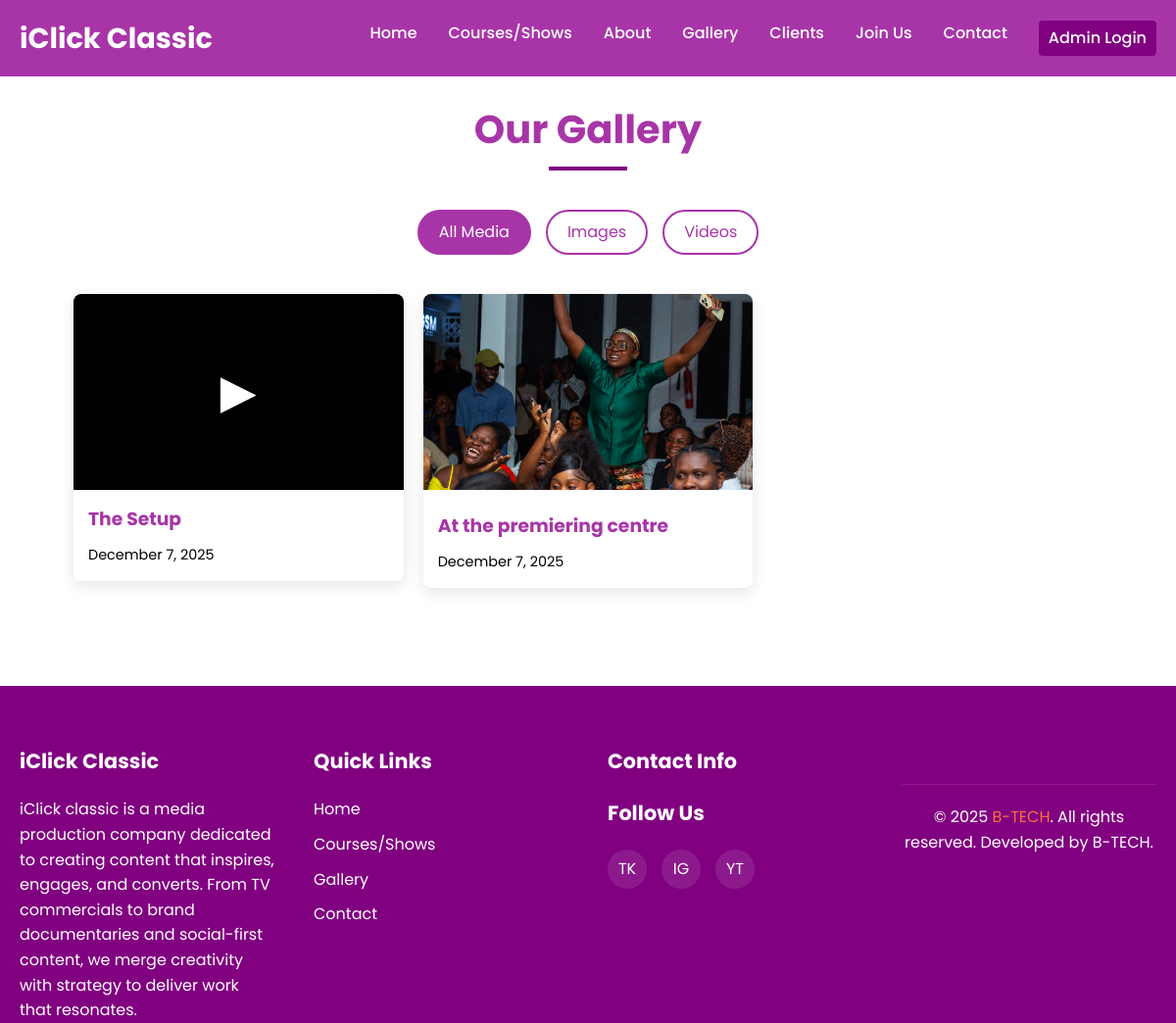
/gallery.php, run on the app's committed database.
### tables this page shows
CREATE TABLE IF NOT EXISTS `gallery` (
  `id` int NOT NULL AUTO_INCREMENT,
  `title` varchar(255) DEFAULT NULL,
  `description` text,
  `type` enum('image','video') DEFAULT 'image',
  `file_path` varchar(255) DEFAULT NULL,
  `created_at` timestamp NULL DEFAULT CURRENT_TIMESTAMP,
  PRIMARY KEY (`id`)
);

### gallery.php (the view, shortened to what this page needs)
<?php include 'includes/header.php'; ?>
<section class="gallery-section">
    <div class="container">
        <h2 class="section-title">Our Gallery</h2>
        <?php
        include 'includes/db.php';
        $filter = isset($_GET['type']) ? $_GET['type'] : 'all';
        $whereClause = '';
        $stmt = $pdo->query("SELECT * FROM gallery $whereClause ORDER BY created_at DESC");
        $galleryItems = $stmt->fetchAll(PDO::FETCH_ASSOC);
        ?>
        <div class="filter-buttons">
            <a href="gallery.php?type=all" class="filter-btn <?php echo $filter === 'all' ? 'active' : ''; ?>">All Media</a>
            <a href="gallery.php?type=images" class="filter-btn <?php echo $filter === 'images' ? 'active' : ''; ?>">Images</a>
            <a href="gallery.php?type=videos" class="filter-btn <?php echo $filter === 'videos' ? 'active' : ''; ?>">Videos</a>
        </div>
        <div class="gallery-grid" style="display: grid; grid-template-columns: repeat(auto-fill, minmax(300px, 1fr)); gap: 20px; margin-top: 30px;">
            <?php foreach($galleryItems as $item): ?>
            <div class="gallery-item fade-in" data-src="assets/<?php echo $item['type'] === 'image' ? 'images/gallery/' : 'videos/'; ?><?php echo $item['file_path']; ?>" data-type="<?php echo $item['type']; ?>">
                <div class="gallery-card" style="background: white; border-radius: 8px; overflow: hidden; box-shadow: 0 5px 15px rgba(0,0,0,0.1); transition: transform 0.3s ease;">
                    <?php if($item['type'] === 'image'): ?>
                        <img src="assets/images/gallery/<?php echo $item['file_path']; ?>" alt="<?php echo htmlspecialchars($item['title']); ?>" style="width: 100%; height: 200px; object-fit: cover;">
                    <?php else: ?>
                        <div style="position: relative; height: 200px; background: #000; display: flex; align-items: center; justify-content: center;">
                            <video style="width: 100%; height: 100%; object-fit: cover;" poster="assets/images/video-poster.jpg">
                                <source src="assets/videos/<?php echo $item['file_path']; ?>" type="video/mp4">
                            </video>
                            <div style="position: absolute; top: 50%; left: 50%; transform: translate(-50%, -50%); color: white; font-size: 3rem;">▶</div>
                        </div>
                    <?php endif; ?>
                    <div style="padding: 15px;">
                        <h3 style="color: var(--teal); margin-bottom: 10px;"><?php echo htmlspecialchars($item['title']); ?></h3>
                        <p style="color: var(--text-color); font-size: 0.9rem;"><?php echo date('F j, Y', strtotime($item['created_at'])); ?></p>
                    </div>
                </div>
            </div>
            <?php endforeach; ?>
        </div>
    </div>
</section>
<?php include 'includes/footer.php'; ?>

### assets/css/style.css (style rules this page uses)
:root { --orange: purple; --orange-light: rgb(241, 101, 241); --orange-dark: yellow; --teal: rgb(168, 53, 168); --teal-light: light purple; --teal-dark: purple; --white: #FFFFFF; --light-gray: #F5F5F5; --dark-gray: hsl(0, 5%, 32%); --text-color: rgb(0, 0, 0); }
* { margin: 0; padding: 0; box-sizing: border-box; }
body { font-family: 'Poppins', sans-serif; line-height: 1.6; color: var(--text-color); background-color: var(--white); }
a { text-decoration: none; color: inherit; }
.container { width: 90%; max-width: 1200px; margin: 0 auto; padding: 0 15px; }
.section-title { text-align: center; margin-bottom: 50px; color: var(--teal); font-size: 2.5rem; position: relative; }
.section-title::after { content: ''; position: absolute; bottom: -10px; left: 50%; transform: translateX(-50%); width: 80px; height: 4px; background-color: var(--orange); }
.filter-buttons { display: flex; justify-content: center; gap: 15px; margin-bottom: 40px; }
.filter-btn { padding: 8px 20px; background-color: white; border: 2px solid var(--teal); color: var(--teal); border-radius: 30px; cursor: pointer; transition: all 0.3s ease; }
.filter-btn.active, .filter-btn:hover { background-color: var(--teal); color: white; }
.gallery-section { padding: 100px 0; }
.fade-in { opacity: 0; transform: translateY(30px); transition: opacity 0.8s ease, transform 0.8s ease; }
.fade-in.visible { opacity: 1; transform: translateY(0); }
.gallery-grid { display: grid; grid-template-columns: repeat(auto-fill, minmax(300px, 1fr)); gap: 20px; }
.gallery-card { background: white; border-radius: 8px; overflow: hidden; box-shadow: 0 5px 15px rgba(0,0,0,0.1); transition: transform 0.3s ease, box-shadow 0.3s ease; cursor: pointer; }

### data on the page
gallery: title "The Setup", created_at "December 7, 2025"
gallery: file_path (picture), title "At the premiering centre", created_at "December 7, 2025"
